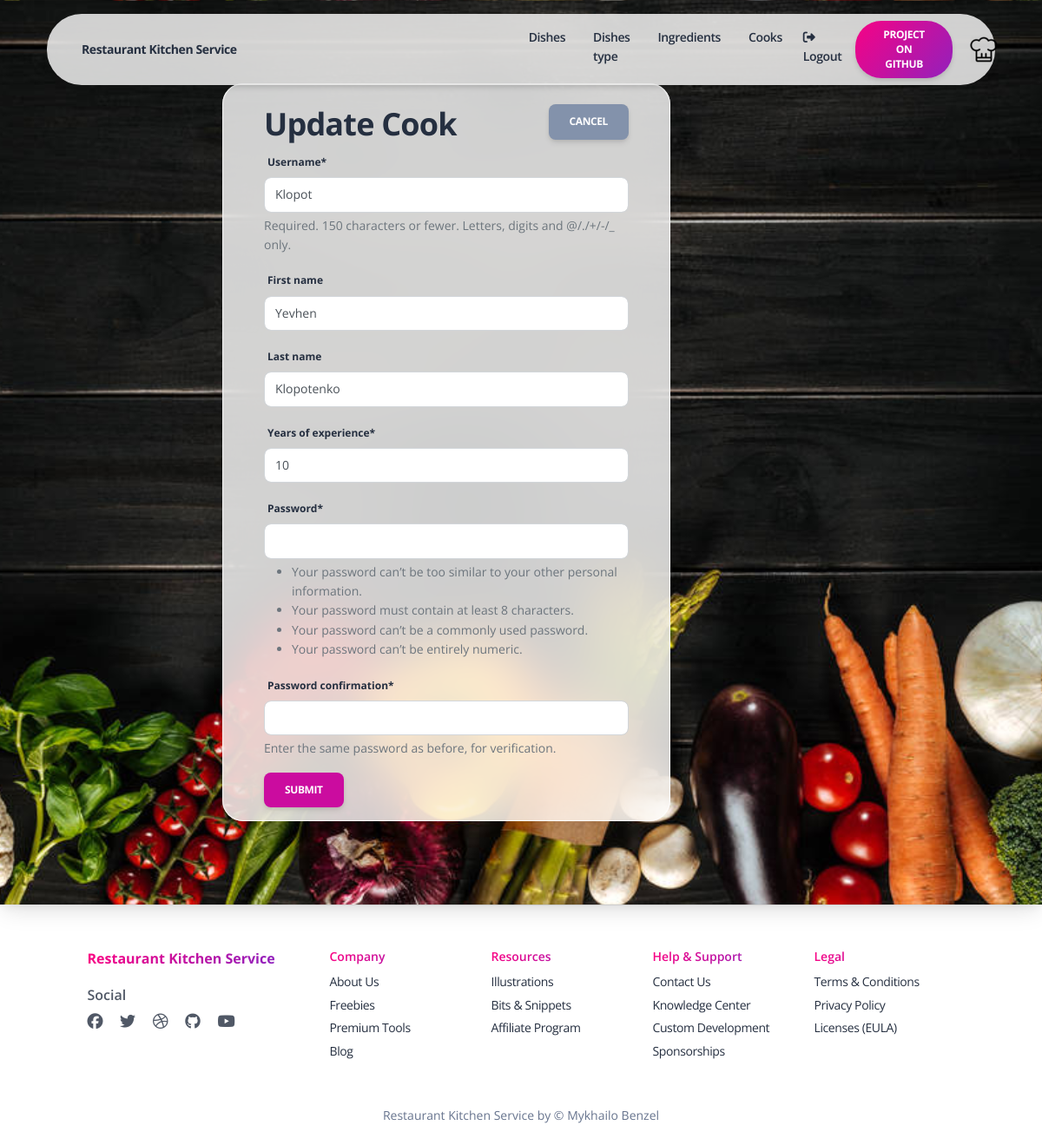
Page /cook/6/update (signed in) on the committed database.
### kitchen/models.py (models this page shows, shortened)
class Cook(AbstractUser):
    years_of_experience = models.IntegerField(default=0)
    class Meta:
        ordering = ["username"]

### kitchen/views.py (the view)
# urls.py: path("cook/<int:pk>/update", CookUpdateView.as_view(), name="cook-update"),
class CookUpdateView(LoginRequiredMixin, generic.UpdateView):
    model = Cook
    form_class = CookForm
    success_url = reverse_lazy("kitchen:cook-detail")

### kitchen/forms.py
class CookForm(UserCreationForm):
    class Meta(UserCreationForm.Meta):
        model = Cook
        fields = UserCreationForm.Meta.fields + (
            "first_name",
            "last_name",
            "years_of_experience",
        )

### templates/kitchen/cook_form.html (shortened to what this page needs)
{% extends "base.html" %}
{% load crispy_forms_filters %}
{% block content %}
  <div class="page-header section-height-100 py-7 px-12 shadow-lg" style="background-image: url('/static/assets/img/curved-images/stock-photo-fresh-vegetables-lying-in-row.jpg')">
    <div class="pt-4 px-5 border-radius-2xl section-height-85 col-lg-9 blur shadow-blur">
      <h2>
        {{ object|yesno:"Update,Create" }} Cook
        <a href="{% url 'kitchen:cook-detail' pk=user.id %}" class="btn btn-secondary my-auto float-end">
          Cancel
        </a>
      </h2>
      <form action="" method="post" novalidate>
        {{ form|crispy }}
        <input type="submit" value="Submit" class="btn btn-primary">
      </form>
    </div>
  </div>
{% endblock %}

### rows in the picture
Cook: username "Klopot", first_name "Yevhen", last_name "Klopotenko", years_of_experience "10"

### other values in the picture
{{ object|yesno:"Update,Create" }} "Update"
